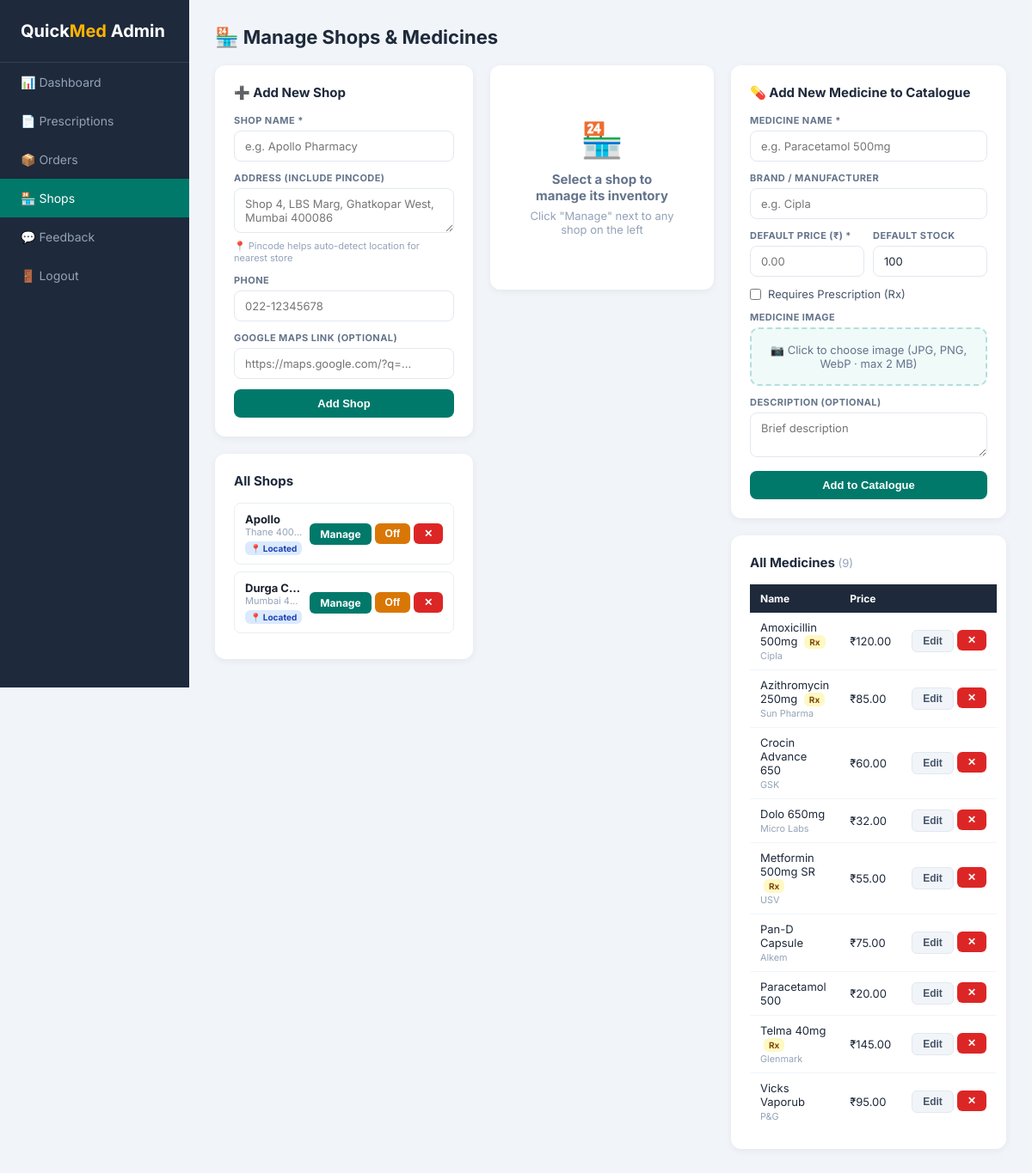
Screenshot of /admin/manage_shops.php (signed in) with the database file from the repository.
### tables this page shows
CREATE TABLE `shops` (
  `id` int(11) NOT NULL,
  `name` varchar(150) NOT NULL,
  `address` text DEFAULT NULL,
  `phone` varchar(20) DEFAULT NULL,
  `maps_link` varchar(500) DEFAULT NULL,
  `lat` decimal(10,7) DEFAULT NULL,
  `lng` decimal(10,7) DEFAULT NULL,
  `is_active` tinyint(1) DEFAULT 1,
  `created_at` timestamp NOT NULL DEFAULT current_timestamp()
);

CREATE TABLE `medicines` (
  `id` int(11) NOT NULL,
  `name` varchar(150) NOT NULL,
  `brand` varchar(100) DEFAULT NULL,
  `price` decimal(10,2) NOT NULL,
  `stock` int(11) DEFAULT 100,
  `requires_prescription` tinyint(1) DEFAULT 0,
  `image_url` varchar(255) DEFAULT NULL,
  `description` text DEFAULT NULL,
  `created_at` timestamp NOT NULL DEFAULT current_timestamp()
);

### admin/manage_shops.php (the view, shortened to what this page needs)
<?php
require '../includes/db.php';
$active_shop_id = isset($_GET['shop']) ? (int)$_GET['shop'] : null;
$shops          = $conn->query("SELECT * FROM shops ORDER BY name ASC");
$shops_arr      = [];
while ($s = $shops->fetch_assoc()) $shops_arr[] = $s;
$all_medicines  = $conn->query("SELECT * FROM medicines ORDER BY name ASC");
$medicines_arr  = [];
while ($m = $all_medicines->fetch_assoc()) $medicines_arr[] = $m;
$shop_inventory = [];
$active_shop    = null;
$in_shop_ids    = [];
?>
<!DOCTYPE html>
<html lang="en">
<head>
</head>
<body>
<div class="sidebar">
    <div class="logo">Quick<span>Med</span> Admin</div>
    <a href="dashboard.php" >📊 Dashboard</a>
    <a href="view_prescriptions.php" >
        📄 Prescriptions
    </a>
    <a href="manage_orders.php" >📦 Orders</a>
    <a href="manage_shops.php" class="active">🏪 Shops</a>
    <a href="view_feedback.php" >
        💬 Feedback
    </a>
    <a href="logout.php">🚪 Logout</a>
</div>
<div class="main">
    <div class="page-title">🏪 Manage Shops &amp; Medicines</div>
    <div class="layout">
        <div>
            <div class="card">
                <div class="card-title">➕ Add New Shop</div>
                <form method="POST">
                    <div class="field">
                        <label>Shop Name *</label>
                        <input type="text" name="name" placeholder="e.g. Apollo Pharmacy" required>
                    </div>
                    <div class="field">
                        <label>Address (include pincode)</label>
                        <textarea name="address" rows="2" placeholder="Shop 4, LBS Marg, Ghatkopar West, Mumbai 400086"></textarea>
                        <div class="field-hint">📍 Pincode helps auto-detect location for nearest store</div>
                    </div>
                    <div class="field">
                        <label>Phone</label>
                        <input type="text" name="phone" placeholder="022-12345678">
                    </div>
                    <div class="field">
                        <label>Google Maps Link (optional)</label>
                        <input type="url" name="maps_link" placeholder="https://maps.google.com/?q=...">
                    </div>
                    <button type="submit" class="btn btn-full">Add Shop</button>
                </form>
            </div>
            <div class="card">
                <div class="card-title">All Shops</div>
                <?php foreach ($shops_arr as $s): ?>
                <div class="shop-row <?= ($active_shop_id == $s['id']) ? 'active-shop' : '' ?>">
                    <div class="shop-info">
                        <div class="shop-name"><?= htmlspecialchars($s['name']) ?></div>
                        <div class="shop-addr"><?= htmlspecialchars(mb_substr($s['address'] ?? '', 0, 38)) ?><?= mb_strlen($s['address'] ?? '') > 38 ? '…' : '' ?></div>
                        <div style="margin-top:4px;display:flex;gap:4px;flex-wrap:wrap">
                            <?php if ($s['lat'] && $s['lng']): ?>
                                <span class="geo-ok">📍 Located</span>
                            <?php endif; ?>
                        </div>
                    </div>
                    <div class="shop-actions">
                        <a href="?shop=<?= $s['id'] ?>" class="btn-sm btn-green" style="text-decoration:none">Manage</a>
                        <form method="POST" style="display:inline">
                            <button type="submit" class="btn-sm btn-amber"><?= $s['is_active'] ? 'Off' : 'On' ?></button>
                        </form>
                        <form method="POST" style="display:inline" onsubmit="return confirm('Delete this shop?')">
                            <button type="submit" class="btn-sm btn-red">✕</button>
                        </form>
                    </div>
                </div>
                <?php endforeach; ?>
            </div>
        </div>
        <div>
            <?php if ($active_shop): ?>
            <div class="card">
                <div class="card-title">🏪 <?= htmlspecialchars($active_shop['name']) ?></div>
                <div class="tab-bar">
                    <button class="tab-btn active" onclick="switchTab(event,'tab-inv')">📦 Inventory</button>
                    <button class="tab-btn" onclick="switchTab(event,'tab-add')">➕ Add Medicine</button>
                </div>
                <div id="tab-inv" class="tab-panel active">
                    <?php if (empty($shop_inventory)): ?>
                        <div class="empty-panel">
                            <strong>No medicines added yet</strong>
                            <p style="font-size:13px;margin-top:4px">Go to "Add Medicine" tab to add from the catalogue.</p>
                        </div>
                    <?php else: ?>
                    <table class="inv-table">
                        <thead>
                            <tr><th>Medicine</th><th>Default Price</th><th>Stock</th><th></th></tr>
                        </thead>
                        <tbody>
                        <?php foreach ($shop_inventory as $inv): ?>
                        <tr>
                            <td>
                                <?= htmlspecialchars($inv['med_name']) ?>
                                <?php if ($inv['requires_prescription']): ?><span class="rx-pill">Rx</span><?php endif; ?>
                                <?php if ($inv['brand']): ?><br><small style="color:#94a3b8"><?= htmlspecialchars($inv['brand']) ?></small><?php endif; ?>
                            </td>
                            <td><span class="price-tag">₹<?= number_format($inv['default_price'], 2) ?></span></td>
                            <td>
                                <form method="POST" class="inline-form">
                                    <input type="hidden" name="action" value="update_stock">
                                    <input type="hidden" name="shop_id" value="<?= $active_shop_id ?>">
                                    <input type="hidden" name="medicine_id" value="<?= $inv['medicine_id'] ?>">
                                    <input type="number" name="stock" value="<?= $inv['stock'] ?>" min="0" required title="Stock qty">
                                    <button type="submit" class="btn-sm btn-green">Save</button>
                                </form>
                            </td>
                            <td>
                                <form method="POST" onsubmit="return confirm('Remove from this shop?')">
                                    <input type="hidden" name="action" value="remove_medicine">
                                    <input type="hidden" name="shop_id" value="<?= $active_shop_id ?>">
                                    <input type="hidden" name="medicine_id" value="<?= $inv['medicine_id'] ?>">
                                    <button type="submit" class="btn-sm btn-red">Remove</button>
                                </form>
                            </td>
                        </tr>
                        <?php endforeach; ?>
                        </tbody>
                    </table>
                    <?php endif; ?>
                </div>
                <div id="tab-add" class="tab-panel">
                    <p style="font-size:13px;color:#64748b;margin-bottom:16px;">
                        Price is always the medicine's default price from the catalogue.
                        Just select the medicine and enter how many units this shop has.
                    </p>
                    <form method="POST">
                        <input type="hidden" name="action" value="add_medicine">
                        <input type="hidden" name="shop_id" value="<?= $active_shop_id ?>">
                        <div class="field">
                            <label>Medicine</label>
                            <select name="medicine_id" required onchange="showDefaultPrice(this)">
                                <option value="">— Select medicine —</option>
                                <?php foreach ($medicines_arr as $m): ?>
                                <option value="<?= $m['id'] ?>" data-price="<?= $m['price'] ?>">
                                    <?= htmlspecialchars($m['name']) ?><?= $m['brand'] ? ' ('.$m['brand'].')' : '' ?>
                                    <?= $m['requires_prescription'] ? ' [Rx]' : '' ?>
                                    — ₹<?= number_format($m['price'], 2) ?>
                                    <?= in_array($m['id'], $in_shop_ids) ? ' ✓ already added' : '' ?>
                                </option>
                                <?php endforeach; ?>
                            </select>
                        </div>
                        <div id="price-preview" style="display:none;background:#f0faf9;border:1px solid #b2dfdb;border-radius:8px;padding:10px 14px;margin-bottom:12px;font-size:13px;color:#00796b;">
                            <strong>Price:</strong> ₹<span id="price-val"></span> <span style="color:#64748b;font-weight:400;">(default from catalogue)</span>
                        </div>
                        <div class="field">
                            <label>Stock Quantity</label>
                            <input type="number" name="stock" min="0" value="100" required placeholder="e.g. 50">
                        </div>
                        <button type="submit" class="btn btn-full">Add to <?= htmlspecialchars($active_shop['name']) ?></button>
                    </form>
                </div>
            </div>
            <?php else: ?>
            <div class="card">
                <div class="empty-panel">
                    <div style="font-size:40px;margin-bottom:12px">🏪</div>
                    <strong>Select a shop to manage its inventory</strong>
                    <p style="font-size:13px;margin-top:6px">Click "Manage" next to any shop on the left</p>
                </div>
            </div>
            <?php endif; ?>
        </div>
        <div>
            <div class="card">
                <div class="card-title">💊 Add New Medicine to Catalogue</div>
                <form method="POST" enctype="multipart/form-data">
                    <div class="field">
                        <label>Medicine Name *</label>
                        <input type="text" name="med_name" placeholder="e.g. Paracetamol 500mg" required>
                    </div>
                    <div class="field">
                        <label>Brand / Manufacturer</label>
                        <input type="text" name="med_brand" placeholder="e.g. Cipla">
                    </div>
                    <div class="field-row">
                        <div class="field">
                            <label>Default Price (₹) *</label>
                            <input type="number" name="med_price" step="0.01" min="0" placeholder="0.00" required>
                        </div>
                        <div class="field">
                            <label>Default Stock</label>
                            <input type="number" name="med_stock" min="0" value="100">
                        </div>
                    </div>
                    <div class="checkbox-row">
                        <input type="checkbox" name="requires_prescription" id="rx_check">
                        <label for="rx_check">Requires Prescription (Rx)</label>
                    </div>
                    <div class="field">
                        <label>Medicine Image</label>
                        <div class="upload-zone" onclick="document.getElementById('add-img-input').click()">
                            <div id="add-img-placeholder">📷 Click to choose image (JPG, PNG, WebP · max 2 MB)</div>
                        </div>
                    </div>
                    <div class="field">
                        <label>Description (optional)</label>
                        <textarea name="med_description" rows="2" placeholder="Brief description"></textarea>
                    </div>
                    <button type="submit" class="btn btn-full">Add to Catalogue</button>
                </form>
            </div>
            <div class="card">
                <div class="card-title">All Medicines <span style="color:#94a3b8;font-weight:400;font-size:13px">(<?= count($medicines_arr) ?>)</span></div>
                <table class="cat-table">
                    <thead><tr><th>Name</th><th>Price</th><th></th></tr></thead>
                    <tbody>
                    <?php foreach ($medicines_arr as $m): ?>
                    <tr>
                        <td>
                            <?= htmlspecialchars($m['name']) ?>
                            <?php if ($m['requires_prescription']): ?><span class="rx-pill">Rx</span><?php endif; ?>
                            <?php if ($m['brand']): ?><br><small style="color:#94a3b8"><?= htmlspecialchars($m['brand']) ?></small><?php endif; ?>
                        </td>
                        <td>₹<?= number_format($m['price'], 2) ?></td>
                        <td>
                            <div style="display:flex;gap:4px">
                                <button class="btn-sm btn-ghost" onclick="openEdit(<?= htmlspecialchars(json_encode($m)) ?>)">Edit</button>
                                <form method="POST" onsubmit="return confirm('Delete from entire catalogue?')">
                                    <button type="submit" class="btn-sm btn-red">✕</button>
                                </form>
                            </div>
                        </td>
                    </tr>
                    <?php endforeach; ?>
                    </tbody>
                </table>
            </div>
        </div>
    </div>
</div>
</body>
</html>

### rows the page displays
shops: name "Apollo", address "Thane 400…", lat "📍 Located", is_active "Off"
shops: name "Durga C…", address "Mumbai 4…", lat "📍 Located", is_active "Off"
medicines: name "Amoxicillin 500mg", requires_prescription "Rx", brand "Cipla", price "120.00"
medicines: name "Azithromycin 250mg", requires_prescription "Rx", brand "Sun Pharma", price "85.00"
medicines: name "Crocin Advance 650", brand "GSK", price "60.00"
medicines: name "Dolo 650mg", brand "Micro Labs", price "32.00"
medicines: name "Metformin 500mg SR", requires_prescription "Rx", brand "USV", price "55.00"
medicines: name "Pan-D Capsule", brand "Alkem", price "75.00"
medicines: name "Paracetamol 500", price "20.00"
medicines: name "Telma 40mg", requires_prescription "Rx", brand "Glenmark", price "145.00"
medicines: name "Vicks Vaporub", brand "P&G", price "95.00"

### other values shown
count($medicines_arr) "9"
